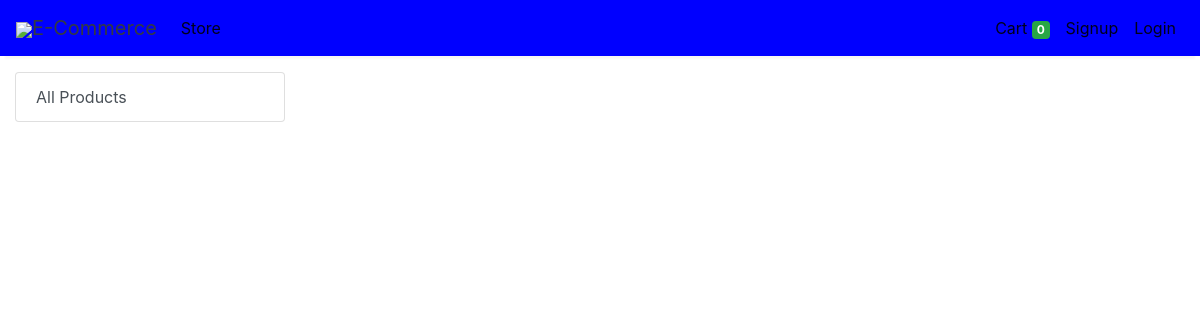
Page /store?category=24 on the earlier database version.
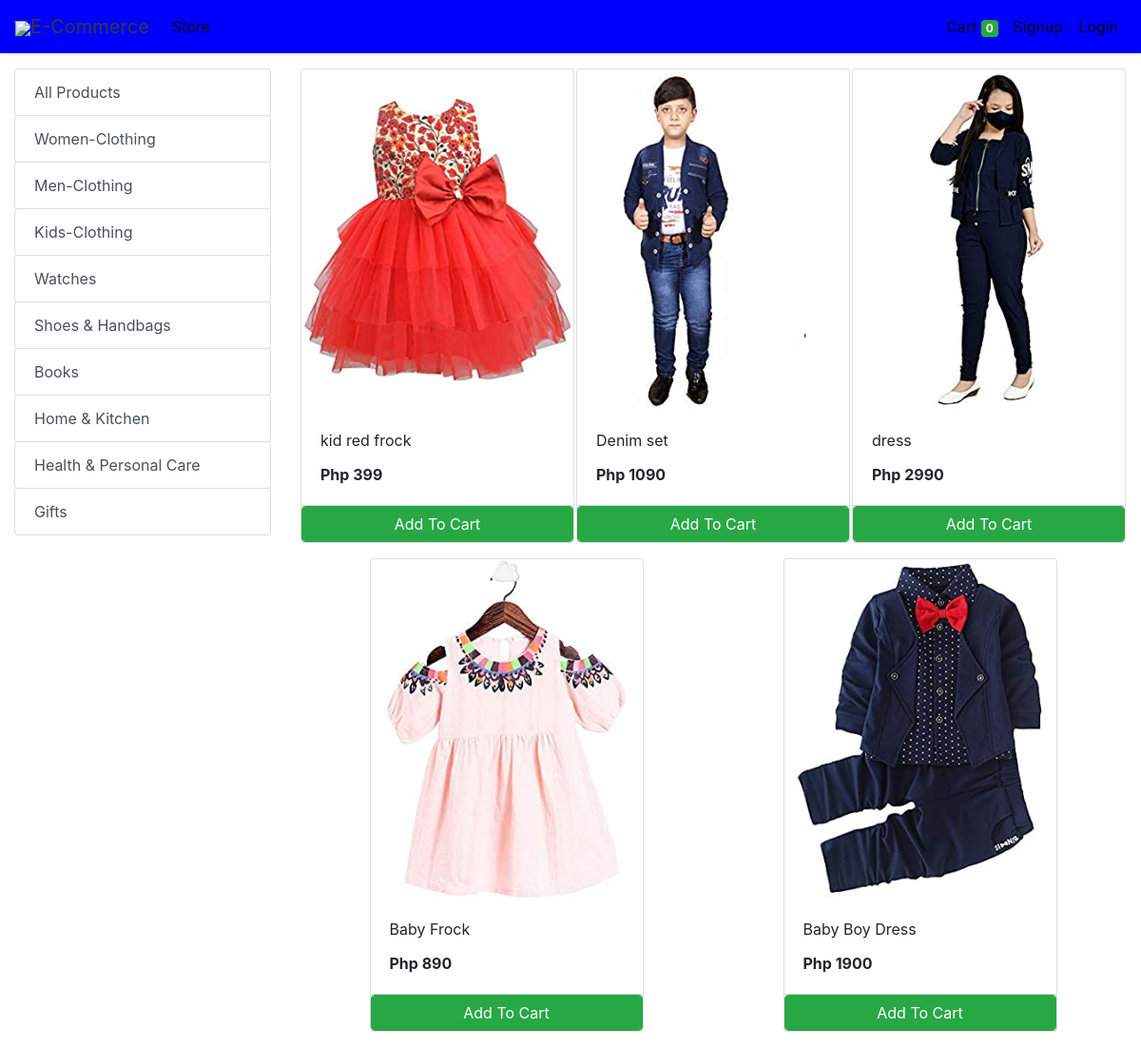
Same page on the later database version.
### store/models/category.py (models this page shows, shortened)
class Category(models.Model):
    name= models.CharField(max_length=50)
    @staticmethod
    def get_all_categories():
        return Category.objects.all()

### store/models/product.py (models this page shows, shortened)
class Products(models.Model):
    name = models.CharField(max_length=60)
    price= models.IntegerField(default=0)
    category= models.ForeignKey(Category,on_delete=models.CASCADE,default=1 )
    description= models.CharField(max_length=250, default='', blank=True, null= True)
    image= models.ImageField(upload_to='uploads/products/')
    @staticmethod
    def get_all_products_by_categoryid(category_id):
        if category_id:
            return Products.objects.filter (category=category_id)
        else:
            return Products.get_all_products();

### store/views/home.py (the view)
# urls.py: path('' , include('store.urls'))
def store(request):
    cart = request.session.get('cart')
    if not cart:
        request.session['cart'] = {}
    products = None
    categories = Category.get_all_categories()
    categoryID = request.GET.get('category')
    if categoryID:
        products = Products.get_all_products_by_categoryid(categoryID)
    else:
        products = Products.get_all_products();
    data = {}
    data['products'] = products
    data['categories'] = categories
    print('you are : ', request.session.get('email'))
    return render(request, 'index.html', data)

### store/templatetags/cart.py (called while the page is built)
@register.filter (name='is_in_cart')
def is_in_cart(product, cart):
    keys = cart.keys ()
    for id in keys:
        if int (id) == product.id:
            return True
    return False;

### store/templatetags/custom_filter.py (called while the page is built)
@register.filter(name='currency')
def currency(number):
    return "Php "+str(number)

### store/templates/index.html (shortened to what this page needs)
{% extends 'base.html' %}
{% block content %}
{% load cart %}
{% load custom_filter %}
<div class="container-fluid mt-3">
	<div class="row">
		<div class="col-lg-3 mx-auto">
			<div class="list-group">
				<a href="/" class="list-group-item list-group-item-action btn btn-outline-success">All Products</a>
				{% for category in categories %}
				<a href="/?category={{category.id}}"
					class="list-group-item list-group-item-action btn btn-outline-success ">{{category.name}}</a>
				{% endfor %}
			</div>
		</div>
		<div id='products' class="col-lg-9 mx-auto">
			<div class="row mx-auto">
				{% for product in products %}
				<div class="card mx-auto mb-3" id={{product.id}} style="width: 18rem;">
					<img class="card-img-top" src="{{product.image.url}}" alt="Card image cap">
					<div class="card-body">
						<p class="card-title">{{product.name}}</p>
						<p class="card-text"><b>{{product.price|currency}}</b></p>
					</div>
					<div class="card-footer p-0 no-gutters">
						{% if product|is_in_cart:request.session.cart %}
						<div class="row no-gutters">
							<form action="/#{{product.id}}" class="col-2 " method="post">
								{% csrf_token %}
								<input hidden type="text" name='product' value='{{product.id}}'>
								<input hidden type="text" name='remove' value='True'>
								<input type="submit" value=" - " class="btn btn-block btn-success border-right">
							</form>
							<div class="text-center col btn btn-success">{{product|cart_quantity:request.session.cart}} in Cart</div>
							<form action="/#{{product.id}}" class="col-2 " method="post">
								{% csrf_token %}
								<input hidden type="text" name='product' value='{{product.id}}'>
								<input type="submit" value=" + " class="btn btn-block btn-success border-left">
							</form>
						</div>
						{% else %}
						<form action="/#{{product.id}}" method="POST" class="btn-block">
							<input type="submit" class="float-right btn btn-success form-control"
								value="Add To Cart">
						</form>
						{% endif %}
					</div>
				</div>
				{% endfor %}
			</div>
		</div>
	</div>
</div>
{% endblock %}

Differences in the rows shown:
added Category: name "Women-Clothing"
added Category: name "Men-Clothing"
added Category: name "Kids-Clothing"
added Category: name "Watches"
added Category: name "Shoes & Handbags"
added Category: name "Books"
added Category: name "Home & Kitchen"
added Category: name "Health & Personal Care"
added Category: name "Gifts"
added Products: image (picture), name "kid red frock", price "Php 399"
added Products: image (picture), name "Denim set", price "Php 1090"
added Products: image (picture), name "dress", price "Php 2990"
added Products: image (picture), name "Baby Frock", price "Php 890"
added Products: image (picture), name "Baby Boy Dress", price "Php 1900"
